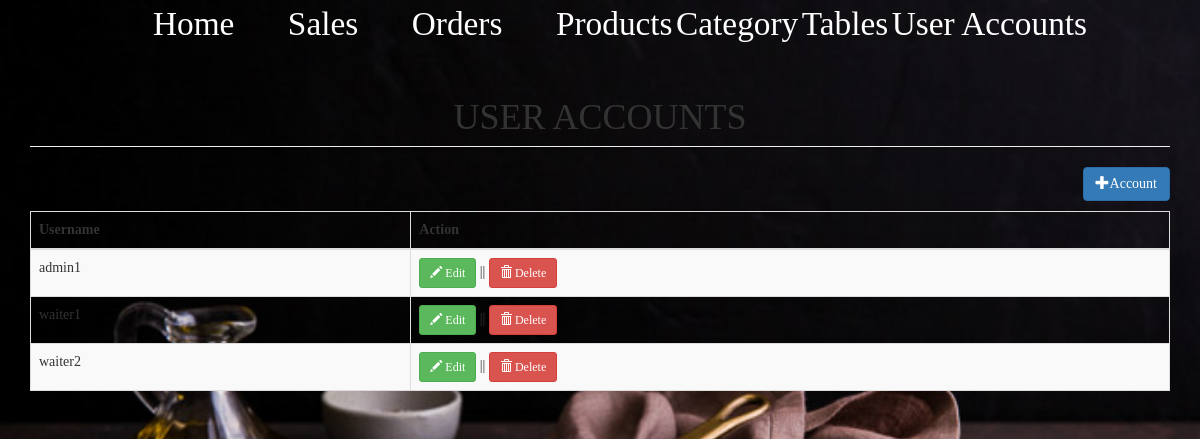
Before: /admin_accounts.php with the older database file.
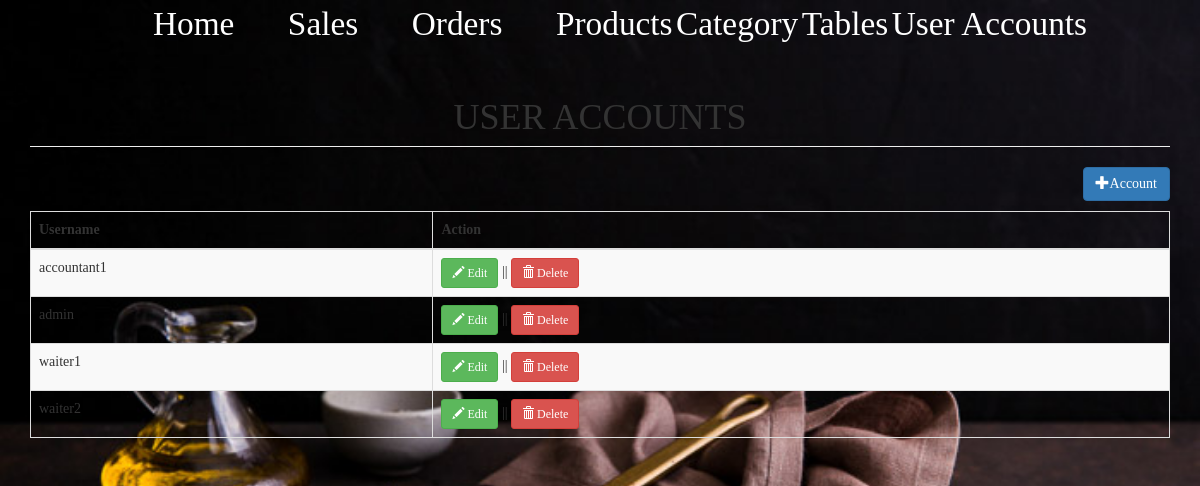
After: the same page with the newer database file.
### tables this page shows
CREATE TABLE `users` (
  `user_id` int(11) NOT NULL,
  `user_name` varchar(255) DEFAULT NULL,
  `password` varchar(255) DEFAULT NULL,
  `usertype` varchar(1) NOT NULL
);

### admin_accounts.php (the view, shortened to what this page needs)
<?php
    include_once "includes/db_conn.php";
    include_once "heading.php";
    include_once "admin_nav.php";
?>
<html>
<head>
    <div class="container">
	<h1 class="page-header text-center">USER ACCOUNTS</h1>
	<div class="row">
		<div class="col-md-12">
			<a href="#add_acc" data-toggle="modal" class="pull-right btn btn-primary"><span class="glyphicon glyphicon-plus"></span>Account</a>
		</div>
	</div>
	<div style="margin-top:10px;">
		<table class="table table-striped table-bordered">
			<thead>
				<th>Username</th>
				<th>Action</th>
			</thead>
			<tbody>
				<?php
					$sql="select * from users order by user_name asc";
					$query=$conn->query($sql);
					while($row=$query->fetch_array()){
						?>
						<tr>
							<td><?php echo $row['user_name']; ?></td>
							<td>
								<a href="#edit_acc<?php echo $row['user_id']; ?>" data-toggle="modal" class="btn btn-success btn-sm"><span class="glyphicon glyphicon-pencil"></span> Edit</a> || <a href="#del_acc<?php echo $row['user_id']; ?>" data-toggle="modal" class="btn btn-danger btn-sm"><span class="glyphicon glyphicon-trash"></span> Delete</a>
							</td>
						</tr>
						<?php
					}
				?>
			</tbody>
		</table>
	</div>
</div>
</head>
<body>

Changed rows visible on the page:
changed users: user_name "admin1" → "accountant1"
added users: user_name "admin"
